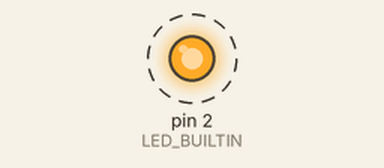
A sketch run on a simulated Arduino Uno, built with avr-gcc and run on an emulated ATmega328P. Shown: output pins drawn as LEDs (lit = HIGH). Dashed ring = blinking.

Above: at 0.5 s.
Timing chart, 0 to 4.6 s (numbered marks = the images above):
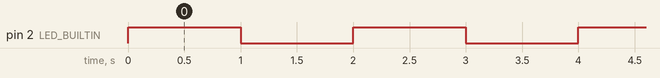

The sketch:

sketch_jun23a.ino
```cpp
#define LED_BUILTIN 2


void setup()
{
  pinMode(LED_BUILTIN, OUTPUT);
  digitalWrite(LED_BUILTIN, HIGH);
}

void loop()
{
  delay(1000);
  digitalWrite(LED_BUILTIN, LOW);
  delay(1000);
  digitalWrite(LED_BUILTIN, HIGH);
}
```

Measured:
- by itself, pin 2 (LED_BUILTIN): alternates HIGH for 1.0 s and LOW for 1.0 s
